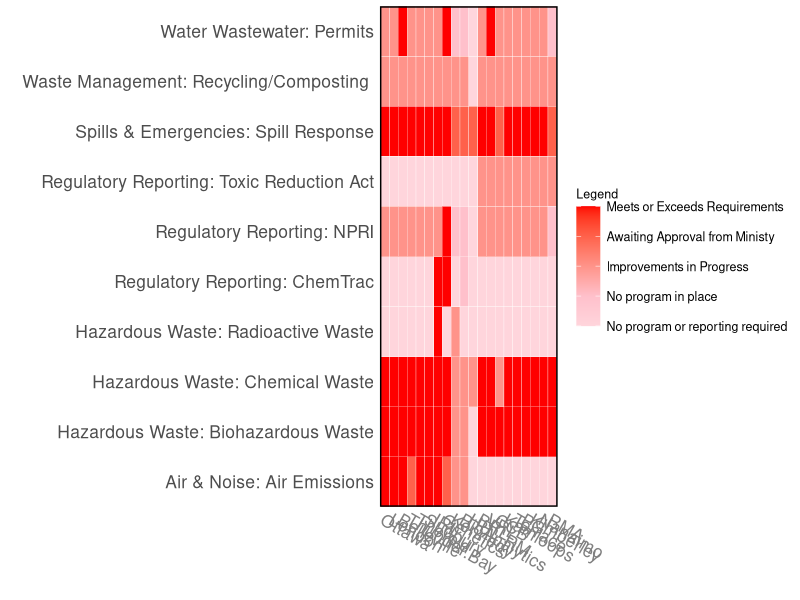

Write the R code that produced this figure.
data<-read.csv("Environmental_Heatmap.csv")
data
library(ggplot2)
library(reshape2)
data<-melt(data)
names(data)<-c("Environmental.Aspect", "City", "Value")
data
p<-ggplot(data, aes(City, Environmental.Aspect))+
  geom_tile(aes(fill=(Value)), colour="white")+
  scale_fill_gradient2(low="white", mid="pink", high="red", name="Legend", labels=c("No program or reporting required", "No program in place", "Improvements in Progress", "Awaiting Approval from Ministy", "Meets or Exceeds Requirements"))
base_size<-9
p+theme_grey(base_size = base_size) + labs(x="", y="")+
  scale_y_discrete(expand=c(0,0))+
  theme(legend.position="right", legend.text=element_text(size=9),axis.ticks=element_blank(), axis.text.y=element_text(size=base_size*1.4),axis.text.x=element_text(size=base_size*1.4, angle=330, hjust=0, colour="grey50"), panel.border=element_rect(colour="black", fill=NA, size=1))
